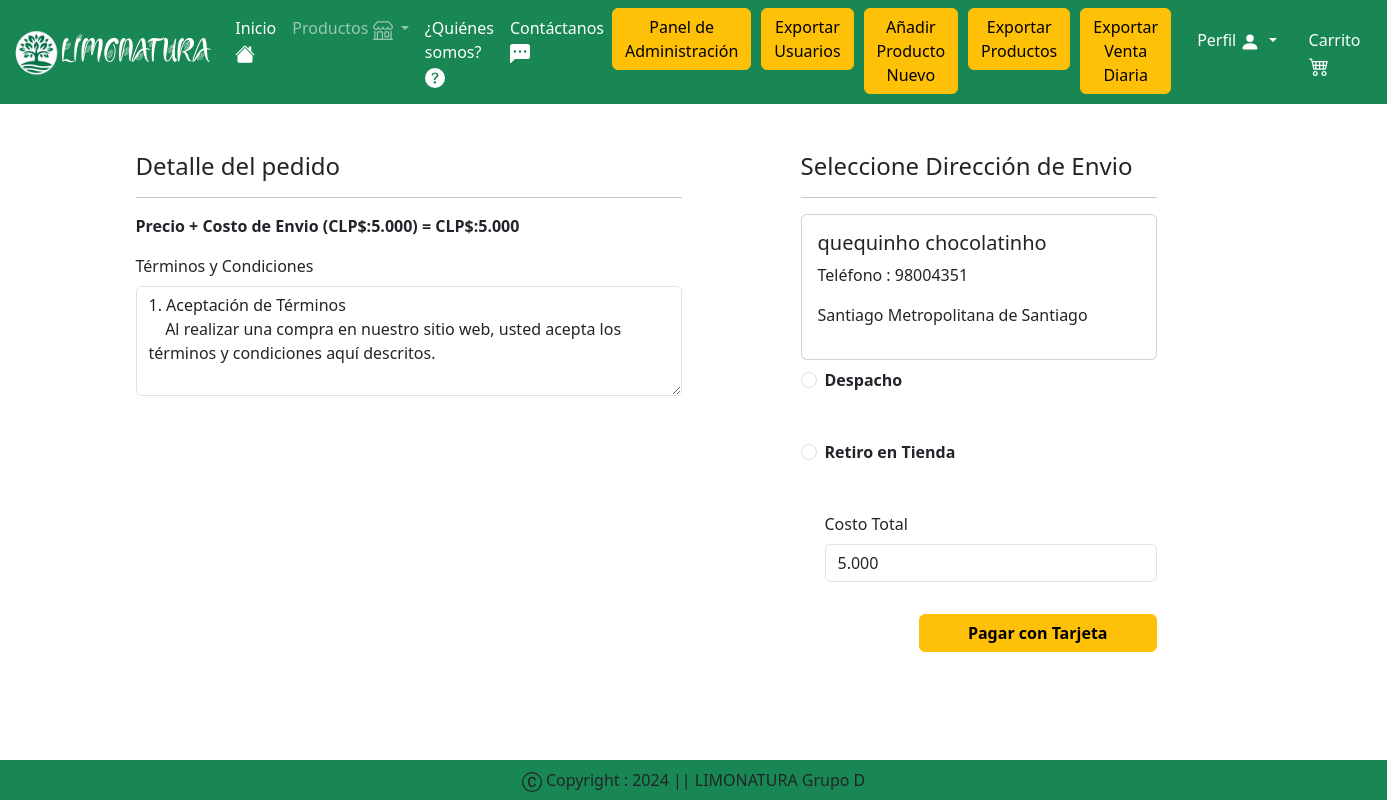
Screenshot of /checkout/ (signed in) with the database file from the repository.
### miapp/models.py (models this page shows, shortened)
class Cliente(models.Model):
    user = models.ForeignKey(User, on_delete=models.CASCADE)
    nombre = models.CharField(max_length=60)
    apellido = models.CharField(max_length=60)
    telefono = models.IntegerField(default=0)
    email = models.EmailField(max_length=100)
    direccion = models.CharField(max_length=60)
    ciudad = models.CharField(max_length=30)
    region = models.CharField(choices=REGION_CHOICES, max_length=100)

### miapp/views.py (the view, shortened to what this page needs)
# urls.py: path('checkout/', CheckoutView.as_view(), name='checkout'),
class CheckoutView(View):
    def get(self, request):
        totalitem = 0
        if request.user.is_authenticated:
            totalitem = len(Carrito.objects.filter(user=request.user))
        user = request.user
        add = Cliente.objects.filter(user=user)
        cart_items = Carrito.objects.filter(user=user)
        famount = 0
        for p in cart_items:
            value = p.cantidad * p.producto.precio
            famount += value
        totalamount = famount + 5000
        request.session['totalamount'] = totalamount
        return render(request, 'app/checkout.html', locals())

### miapp/templatetags/custom_filters.py (called while the page is built)
@register.filter
def intcomma_dot(value):
    return intcomma(value).replace(',', '.')

### miapp/templatetags/custom_tags.py (called while the page is built)
@register.filter(name='has_group')
def has_group(user, group_name):
    return Group.objects.filter(name=group_name, user=user).exists()

### miapp/templates/app/checkout.html (shortened to what this page needs)
{% extends 'app/base.html' %}
{% load static %}
{% block main-content %}
{% load humanize %}
{% load custom_filters %}
    <div class="container">
        <div class="row mt-5">
            <div class="col-sm-6">
                <h4>Detalle del pedido</h4>
                <hr>
                <p class="fw-bold">Precio + Costo de Envio (CLP$:5.000) = CLP$:{{totalamount|intcomma_dot}}</p>
                <div class="mb-3">
                    <label for="terms" class="form-label">Términos y Condiciones</label>
                    <textarea class="form-control" id="terms" rows="4" readonly>
1. Aceptación de Términos
    Al realizar una compra en nuestro sitio web, usted acepta los términos y condiciones aquí descritos.
2. Información del Producto
    Los productos y sus descripciones son lo más precisos posible. Sin embargo, no garantizamos que las descripciones sean completamente exactas, completas o libres de errores.
3. Política de Pago
    El pago debe realizarse en su totalidad en el momento de la compra. Aceptamos tarjetas de débito. Todos los pagos son procesados de forma segura.
4. Política de Envío
    El costo de envío será calculado y mostrado antes de finalizar la compra.
5. Privacidad y Seguridad
    Nos comprometemos a proteger su privacidad. La información personal proporcionada durante la compra será utilizada únicamente para procesar su pedido y no será compartida con terceros sin su consentimiento.
6. Modificaciones de los Términos
    Nos reservamos el derecho de modificar estos términos y condiciones en cualquier momento. Cualquier cambio será efectivo inmediatamente después de su publicación en nuestro sitio web.
                    </textarea>
                </div>
            </div>
            <div class="col-sm-4 offset-sm-1">
                <h4>Seleccione Dirección de Envio</h4>
                <hr>
                <form method="post" action="" id:"myform">
                    {% for ad in add %}
                        <div class="card">
                            <div class="card-body">
                                <h5>{{ad.nombre}} {{ad.apellido}}</h5>
                                <p>Teléfono : {{ad.telefono}}</p>
                                <p>{{ad.ciudad}} {{ad.region}}</p>
                            </div>
                        </div>
                        <div class="form-check mt-2 mb-5">
                            <input class="form-check-input" type="radio" name="custid" id="Despacho" value="despacho">
                            <label class="form-check-label fw-bold" for="Despacho">
                                Despacho
                            </label>
                        </div>
                        <div class="form-check mt-2 mb-5">
                            <input class="form-check-input" type="radio" name="custid" id="retiroEnTienda" value="retiro">
                            <label class="form-check-label fw-bold" for="retiroEnTienda">
                                Retiro en Tienda
                            </label>
                        </div>
                    {% endfor %}
                    <div class="form-check mb-3">
                        <label for="totalamount" class="form-label">Costo Total</label>
                        <input type="number" class="form-control" name="totalamount" value={{totalamount|intcomma_dot}} readonly>
                    </div>
                    <div class="text-end">
                        <button type="submit" class="btn btn-warning mt-3 px-5 fw-bold">Pagar con Tarjeta</button>
                    </div>
                </form>
            </div>
        </div>
    </div>
{% endblock main-content %}

### rows the page displays
Cliente: nombre "quequinho", apellido "chocolatinho", telefono "98004351", ciudad "Santiago", region "Metropolitana de Santiago"

### other values shown
{{ totalamount|intcomma_dot }} "5.000"
